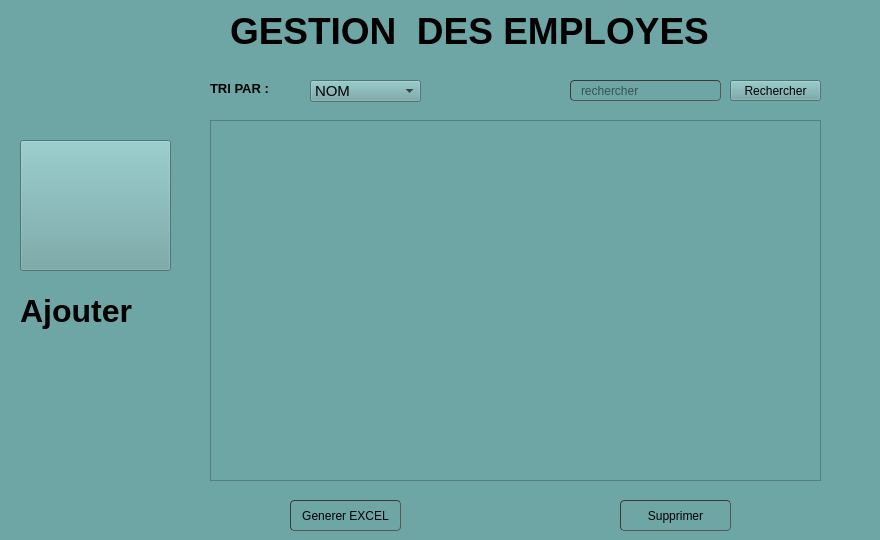
       <widget class="QWidget" name="page_4">
        <property name="styleSheet">
         <string notr="true">background-color: rgb(110, 165, 165)</string>
        </property>
        <widget class="QComboBox" name="comboBox">
         <property name="geometry">
          <rect>
           <x>310</x>
           <y>80</y>
           <width>111</width>
           <height>22</height>
          </rect>
         </property>
         <property name="font">
          <font>
           <pointsize>11</pointsize>
          </font>
         </property>
         <property name="styleSheet">
          <string notr="true">gridline-color: rgb(0, 0, 255);</string>
         </property>
         <item>
          <property name="text">
           <string>NOM</string>
          </property>
         </item>
         <item>
          <property name="text">
           <string>PRENOM</string>
          </property>
         </item>
         <item>
          <property name="text">
           <string>SALAIRE</string>
          </property>
         </item>
        </widget>
        <widget class="QLabel" name="label_3">
         <property name="geometry">
          <rect>
           <x>210</x>
           <y>80</y>
           <width>81</width>
           <height>16</height>
          </rect>
         </property>
         <property name="font">
          <font>
           <pointsize>10</pointsize>
           <weight>75</weight>
           <bold>true</bold>
          </font>
         </property>
         <property name="text">
          <string>TRI PAR :</string>
         </property>
        </widget>
        <widget class="QPushButton" name="excel">
         <property name="geometry">
          <rect>
           <x>290</x>
           <y>500</y>
           <width>111</width>
           <height>31</height>
          </rect>
         </property>
         <property name="styleSheet">
          <string notr="true">	border-width: 1px; border-radius: 4px;
	border-color: rgb(58, 58, 58);
	border-style: inset;
	padding: 0 8px;


	selection-color: rgb(60, 63, 65);</string>
         </property>
         <property name="text">
          <string>Generer EXCEL</string>
         </property>
         <property name="icon">
          <iconset>
           <normaloff>:/logo/delete.png</normaloff>:/logo/delete.png</iconset>
         </property>
        </widget>
        <widget class="QPushButton" name="supprimer">
         <property name="geometry">
          <rect>
           <x>620</x>
           <y>500</y>
           <width>111</width>
           <height>31</height>
          </rect>
         </property>
         <property name="styleSheet">
          <string notr="true">	border-width: 1px; border-radius: 4px;
	border-color: rgb(58, 58, 58);
	border-style: inset;
	padding: 0 8px;


	selection-color: rgb(60, 63, 65);</string>
         </property>
         <property name="text">
          <string>Supprimer</string>
         </property>
         <property name="icon">
          <iconset>
           <normaloff>:/logo/delete.png</normaloff>:/logo/delete.png</iconset>
         </property>
        </widget>
        <widget class="QLineEdit" name="recherche">
         <property name="geometry">
          <rect>
           <x>570</x>
           <y>80</y>
           <width>151</width>
           <height>21</height>
          </rect>
         </property>
         <property name="styleSheet">
          <string notr="true">	border-width: 1px; border-radius: 4px;
	border-color: rgb(58, 58, 58);
	border-style: inset;
	padding: 0 8px;


	selection-background-color: rgb(187, 187, 187);
	
gridline-color: rgb(0, 0, 255);</string>
         </property>
         <property name="placeholderText">
          <string>rechercher</string>
         </property>
        </widget>
        <widget class="QPushButton" name="search">
         <property name="geometry">
          <rect>
           <x>730</x>
           <y>80</y>
           <width>91</width>
           <height>21</height>
          </rect>
         </property>
         <property name="font">
          <font>
           <pointsize>9</pointsize>
          </font>
         </property>
         <property name="text">
          <string>Rechercher</string>
         </property>
         <property name="iconSize">
          <size>
           <width>20</width>
           <height>20</height>
          </size>
         </property>
        </widget>
        <widget class="QLabel" name="label">
         <property name="geometry">
          <rect>
           <x>230</x>
           <y>10</y>
           <width>641</width>
           <height>41</height>
          </rect>
         </property>
         <property name="font">
          <font>
           <family>MS Shell Dlg 2</family>
           <pointsize>28</pointsize>
           <weight>75</weight>
           <bold>true</bold>
          </font>
         </property>
         <property name="text">
          <string>GESTION  DES EMPLOYES</string>
         </property>
        </widget>
        <widget class="QTableView" name="tableView">
         <property name="geometry">
          <rect>
           <x>210</x>
           <y>120</y>
           <width>611</width>
           <height>361</height>
          </rect>
         </property>
         <property name="styleSheet">
          <string notr="true">gridline-color: rgb(0, 0, 255);

selection-color: rgb(0, 0, 255);</string>
         </property>
        </widget>
        <widget class="QPushButton" name="annuler">
         <property name="enabled">
          <bool>true</bool>
         </property>
         <property name="geometry">
          <rect>
           <x>20</x>
           <y>140</y>
           <width>151</width>
           <height>131</height>
          </rect>
         </property>
         <property name="styleSheet">
          <string notr="true">gridline-color: rgb(0, 0, 255);</string>
         </property>
         <property name="text">
          <string/>
         </property>
         <property name="icon">
          <iconset resource="projet.qrc">
           <normaloff>:/icons/523146.png</normaloff>:/icons/523146.png</iconset>
         </property>
         <property name="iconSize">
          <size>
           <width>150</width>
           <height>150</height>
          </size>
         </property>
         <property name="autoDefault">
          <bool>false</bool>
         </property>
        </widget>
        <widget class="QLabel" name="label_5">
         <property name="geometry">
          <rect>
           <x>20</x>
           <y>280</y>
           <width>161</width>
           <height>61</height>
          </rect>
         </property>
         <property name="font">
          <font>
           <family>MS Shell Dlg 2</family>
           <pointsize>24</pointsize>
           <weight>75</weight>
           <bold>true</bold>
          </font>
         </property>
         <property name="text">
          <string>Ajouter</string>
         </property>
        </widget>
       </widget>
